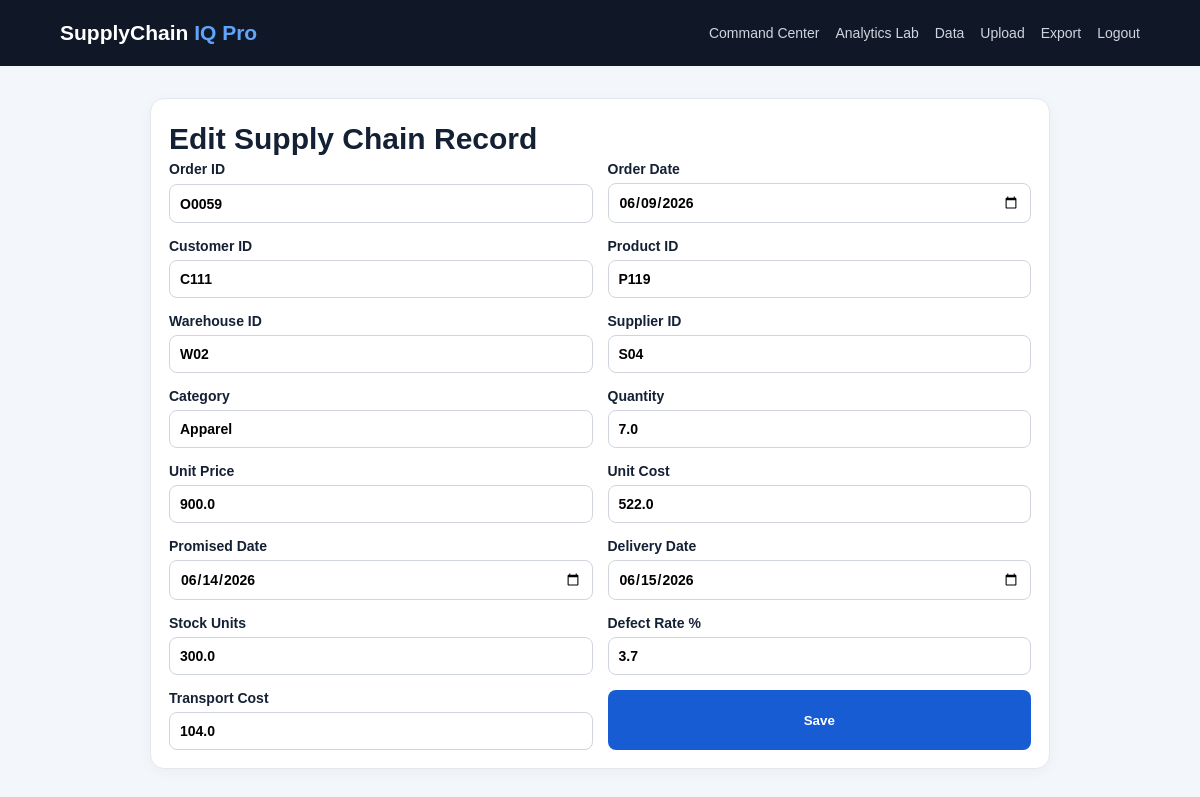
The page /data/edit/59 (signed in) on the database its author committed.
### tables this page shows
CREATE TABLE orders(
id INTEGER PRIMARY KEY AUTOINCREMENT,user_id INTEGER NOT NULL,order_id TEXT NOT NULL,
order_date TEXT NOT NULL,customer_id TEXT,product_id TEXT,warehouse_id TEXT,supplier_id TEXT,
category TEXT,quantity REAL DEFAULT 0,unit_price REAL DEFAULT 0,unit_cost REAL DEFAULT 0,
promised_date TEXT,delivery_date TEXT,stock_units REAL DEFAULT 0,defect_rate REAL DEFAULT 0,
transport_cost REAL DEFAULT 0,created_at TEXT DEFAULT CURRENT_TIMESTAMP,
FOREIGN KEY(user_id) REFERENCES users(id) ON DELETE CASCADE,UNIQUE(user_id,order_id));

### app/main.py (the view)
@main_bp.route("/data/edit/<int:rid>",methods=["GET","POST"])
@login_required
def edit_data(rid):
    row=get_db().execute("SELECT * FROM orders WHERE id=? AND user_id=?",(rid,uid())).fetchone()
    if not row:return "Not found",404
    if request.method=="POST":
        setq=",".join(c+"=?" for c in COLS);get_db().execute("UPDATE orders SET "+setq+" WHERE id=? AND user_id=?",values(request.form)+(rid,uid()));get_db().commit();audit("EDIT_ORDER",request.form["order_id"]);flash("Updated.");return redirect(url_for("main.data"))
    return render_template("form.html",row=row,title="Edit Supply Chain Record")

### app/auth.py (called while the page is built)
def login_required(view):
    @wraps(view)
    def wrapped(*a,**kw):
        return view(*a,**kw) if "user_id" in session else redirect(url_for("auth.login"))
    return wrapped

### app/db.py (called while the page is built)
def get_db():
    if "db" not in g:
        g.db=sqlite3.connect(current_app.instance_path+"/supply_chain.db")
        g.db.row_factory=sqlite3.Row
        g.db.execute("PRAGMA foreign_keys=ON")
    return g.db

### app/main.py (called while the page is built)
def uid(): return session["user_id"]

### app/templates/form.html
{% extends "base.html" %}{% block content %}<div class="formbox"><h1>{{title}}</h1><form method="post" class="formgrid">{% for k,l,t in [("order_id","Order ID","text"),("order_date","Order Date","date"),("customer_id","Customer ID","text"),("product_id","Product ID","text"),("warehouse_id","Warehouse ID","text"),("supplier_id","Supplier ID","text"),("category","Category","text"),("quantity","Quantity","number"),("unit_price","Unit Price","number"),("unit_cost","Unit Cost","number"),("promised_date","Promised Date","date"),("delivery_date","Delivery Date","date"),("stock_units","Stock Units","number"),("defect_rate","Defect Rate %","number"),("transport_cost","Transport Cost","number")] %}<label>{{l}}<input name="{{k}}" type="{{t}}" step="0.01" value="{{row[k] if row else ''}}" required></label>{% endfor %}<button>Save</button></form></div>{% endblock %}

### app/static/style.css (style rules this page uses)
* { box-sizing:border-box }
body { margin:0;background:#f3f6fa;color:#142033;font:14px Arial,sans-serif }
h1 { font-size:30px;margin:5px 0 }
.cards>div,.grid section,.table,.formbox,.auth { background:white;border:1px solid #e4e7ec;border-radius:14px;padding:18px;box-shadow:0 3px 14px #1018280a }
.button,button { background:#175cd3;color:white;border:0;border-radius:8px;padding:11px 15px;font-weight:700;text-decoration:none;cursor:pointer }
.formbox { max-width:900px;margin:auto }
.formgrid { display:grid;grid-template-columns:1fr 1fr;gap:15px }
.formgrid label,.auth label { display:grid;gap:6px;font-weight:700 }
input { padding:10px;border:1px solid #d0d5dd;border-radius:8px;font:inherit }

### rows shown on the page
orders: order_id "O0059" "06/09/2026" "C111" "P119" "W02" "S04" "Apparel" "7.0" "900.0" "522.0" "06/14/2026" "06/15/2026" "300.0" "3.7" "104.0"

### other values the page prints
{{ title }} "Edit Supply Chain Record"
{{ l }} "Order ID" "Order Date" "Customer ID" "Product ID" "Warehouse ID" "Supplier ID" "Category" "Quantity" "Unit Price" "Unit Cost" "Promised Date" "Delivery Date" "Stock Units" "Defect Rate %" "Transport Cost"
